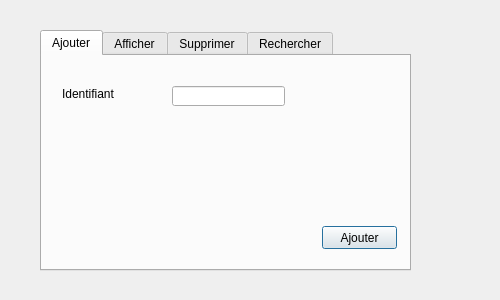
<?xml version="1.0" encoding="UTF-8"?>
<ui version="4.0">
 <class>Voiture</class>
 <widget class="QDialog" name="Voiture">
  <property name="geometry">
   <rect>
    <x>0</x>
    <y>0</y>
    <width>500</width>
    <height>300</height>
   </rect>
  </property>
  <property name="windowTitle">
   <string>Dialog</string>
  </property>
  <widget class="QTabWidget" name="tabWidget">
   <property name="geometry">
    <rect>
     <x>40</x>
     <y>30</y>
     <width>371</width>
     <height>241</height>
    </rect>
   </property>
   <property name="currentIndex">
    <number>0</number>
   </property>
   <widget class="QWidget" name="tab">
    <attribute name="title">
     <string>Ajouter</string>
    </attribute>
    <widget class="QLabel" name="label">
     <property name="geometry">
      <rect>
       <x>20</x>
       <y>30</y>
       <width>61</width>
       <height>16</height>
      </rect>
     </property>
     <property name="text">
      <string>Identifiant</string>
     </property>
    </widget>
    <widget class="QLineEdit" name="lineEdit_id">
     <property name="geometry">
      <rect>
       <x>130</x>
       <y>30</y>
       <width>113</width>
       <height>20</height>
      </rect>
     </property>
    </widget>
    <widget class="QPushButton" name="pb_ajouter">
     <property name="geometry">
      <rect>
       <x>280</x>
       <y>170</y>
       <width>75</width>
       <height>23</height>
      </rect>
     </property>
     <property name="text">
      <string>Ajouter</string>
     </property>
    </widget>
   </widget>
   <widget class="QWidget" name="tab_2">
    <attribute name="title">
     <string>Afficher</string>
    </attribute>
    <widget class="QTableView" name="tabvoit">
     <property name="geometry">
      <rect>
       <x>10</x>
       <y>20</y>
       <width>341</width>
       <height>171</height>
      </rect>
     </property>
    </widget>
    <widget class="QPushButton" name="pushButton">
     <property name="geometry">
      <rect>
       <x>130</x>
       <y>190</y>
       <width>75</width>
       <height>23</height>
      </rect>
     </property>
     <property name="text">
      <string>Reload</string>
     </property>
    </widget>
   </widget>
   <widget class="QWidget" name="tab_3">
    <attribute name="title">
     <string>Supprimer</string>
    </attribute>
    <widget class="QLineEdit" name="lineEdit_id_2">
     <property name="geometry">
      <rect>
       <x>140</x>
       <y>30</y>
       <width>113</width>
       <height>20</height>
      </rect>
     </property>
    </widget>
    <widget class="QLabel" name="label_4">
     <property name="geometry">
      <rect>
       <x>20</x>
       <y>30</y>
       <width>61</width>
       <height>16</height>
      </rect>
     </property>
     <property name="text">
      <string>Identifiant</string>
     </property>
    </widget>
    <widget class="QPushButton" name="pb_supprimer">
     <property name="geometry">
      <rect>
       <x>240</x>
       <y>140</y>
       <width>75</width>
       <height>23</height>
      </rect>
     </property>
     <property name="text">
      <string>Supprimer</string>
     </property>
    </widget>
   </widget>
   <widget class="QWidget" name="tab_4">
    <attribute name="title">
     <string>Rechercher</string>
    </attribute>
    <widget class="QGroupBox" name="groupBox">
     <property name="geometry">
      <rect>
       <x>20</x>
       <y>20</y>
       <width>311</width>
       <height>171</height>
      </rect>
     </property>
     <property name="title">
      <string/>
     </property>
     <widget class="QLineEdit" name="lineEditR">
      <property name="geometry">
       <rect>
        <x>90</x>
        <y>40</y>
        <width>113</width>
        <height>20</height>
       </rect>
      </property>
     </widget>
     <widget class="QLabel" name="label_2">
      <property name="geometry">
       <rect>
        <x>10</x>
        <y>40</y>
        <width>61</width>
        <height>16</height>
       </rect>
      </property>
      <property name="text">
       <string>Identifiant</string>
      </property>
     </widget>
     <widget class="QPushButton" name="pushButton_2">
      <property name="geometry">
       <rect>
        <x>210</x>
        <y>120</y>
        <width>75</width>
        <height>23</height>
       </rect>
      </property>
      <property name="text">
       <string>Rechercher</string>
      </property>
     </widget>
    </widget>
   </widget>
  </widget>
 </widget>
 <resources/>
 <connections/>
</ui>
